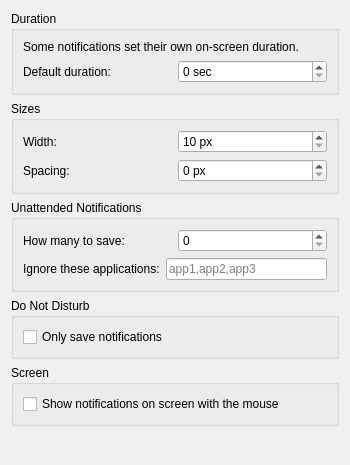
<?xml version="1.0" encoding="UTF-8"?>
<ui version="4.0">
 <class>GeneralSettings</class>
 <widget class="QWidget" name="AdvancedSettings">
  <property name="geometry">
   <rect>
    <x>0</x>
    <y>0</y>
    <width>350</width>
    <height>407</height>
   </rect>
  </property>
  <layout class="QGridLayout" name="gridLayout_2">
   <item row="3" column="0" colspan="2">
    <widget class="QGroupBox" name="groupBox_3">
     <property name="title">
      <string>Unattended Notifications</string>
     </property>
     <layout class="QVBoxLayout" name="verticalLayout_2">
      <item>
       <layout class="QHBoxLayout" name="horizontalLayout_5">
        <item>
         <widget class="QLabel" name="unattendedLabel">
          <property name="text">
           <string>How many to save:</string>
          </property>
         </widget>
        </item>
        <item>
         <widget class="QSpinBox" name="unattendedBox"/>
        </item>
       </layout>
      </item>
      <item>
       <layout class="QHBoxLayout" name="horizontalLayout_6">
        <item>
         <widget class="QLabel" name="blackListLabel">
          <property name="toolTip">
           <string>Application name is on the top of notification.</string>
          </property>
          <property name="text">
           <string>Ignore these applications:</string>
          </property>
         </widget>
        </item>
        <item>
         <widget class="QLineEdit" name="blackListEdit">
          <property name="toolTip">
           <string>Application name is on the top of notification.</string>
          </property>
          <property name="placeholderText">
           <string>app1,app2,app3</string>
          </property>
          <property name="clearButtonEnabled">
           <bool>true</bool>
          </property>
         </widget>
        </item>
       </layout>
      </item>
     </layout>
    </widget>
   </item>
   <item row="1" column="0" rowspan="2" colspan="2">
    <widget class="QGroupBox" name="groupBox">
     <property name="title">
      <string>Sizes</string>
     </property>
     <layout class="QVBoxLayout" name="verticalLayout">
      <item>
       <layout class="QHBoxLayout" name="horizontalLayout_4">
        <item>
         <widget class="QLabel" name="spacingLabel">
          <property name="text">
           <string>Width:</string>
          </property>
         </widget>
        </item>
        <item>
         <widget class="QSpinBox" name="widthBox">
          <property name="suffix">
           <string> px</string>
          </property>
          <property name="minimum">
           <number>10</number>
          </property>
          <property name="maximum">
           <number>2000</number>
          </property>
         </widget>
        </item>
       </layout>
      </item>
      <item>
       <layout class="QHBoxLayout" name="horizontalLayout_3">
        <item>
         <widget class="QLabel" name="widthLabel">
          <property name="text">
           <string>Spacing:</string>
          </property>
         </widget>
        </item>
        <item>
         <widget class="QSpinBox" name="spacingBox">
          <property name="suffix">
           <string> px</string>
          </property>
         </widget>
        </item>
       </layout>
      </item>
     </layout>
    </widget>
   </item>
   <item row="0" column="0" colspan="2">
    <widget class="QGroupBox" name="groupBox_2">
     <property name="title">
      <string>Duration</string>
     </property>
     <layout class="QGridLayout" name="gridLayout">
      <item row="0" column="0">
       <widget class="QLabel" name="label_3">
        <property name="sizePolicy">
         <sizepolicy hsizetype="Preferred" vsizetype="Minimum">
          <horstretch>0</horstretch>
          <verstretch>0</verstretch>
         </sizepolicy>
        </property>
        <property name="text">
         <string>Some notifications set their own on-screen duration.</string>
        </property>
        <property name="wordWrap">
         <bool>true</bool>
        </property>
       </widget>
      </item>
      <item row="1" column="0">
       <layout class="QHBoxLayout" name="horizontalLayout">
        <item>
         <widget class="QLabel" name="serverDecidesLabel">
          <property name="text">
           <string>Default duration:</string>
          </property>
         </widget>
        </item>
        <item>
         <widget class="QSpinBox" name="serverDecidesBox">
          <property name="suffix">
           <string> sec</string>
          </property>
          <property name="maximum">
           <number>7200</number>
          </property>
         </widget>
        </item>
       </layout>
      </item>
     </layout>
    </widget>
   </item>
   <item row="6" column="0" colspan="2">
    <spacer name="verticalSpacer">
     <property name="orientation">
      <enum>Qt::Vertical</enum>
     </property>
     <property name="sizeHint" stdset="0">
      <size>
       <width>20</width>
       <height>40</height>
      </size>
     </property>
    </spacer>
   </item>
   <item row="5" column="0" colspan="2">
    <widget class="QGroupBox" name="groupBox_4">
     <property name="title">
      <string>Screen</string>
     </property>
     <layout class="QVBoxLayout" name="verticalLayout_3">
      <item>
       <widget class="QCheckBox" name="screenWithMouseBtn">
        <property name="toolTip">
         <string>When unchecked the notification will always show on primary screen</string>
        </property>
        <property name="text">
         <string>Show notifications on screen with the mouse</string>
        </property>
       </widget>
      </item>
     </layout>
    </widget>
   </item>
   <item row="4" column="0" colspan="2">
    <widget class="QGroupBox" name="groupBox_5">
     <property name="title">
      <string>Do Not Disturb</string>
     </property>
     <layout class="QVBoxLayout" name="verticalLayout_4">
      <item>
       <widget class="QCheckBox" name="doNotDisturbBtn">
        <property name="text">
         <string>Only save notifications</string>
        </property>
       </widget>
      </item>
     </layout>
    </widget>
   </item>
  </layout>
 </widget>
 <resources/>
 <connections/>
</ui>
